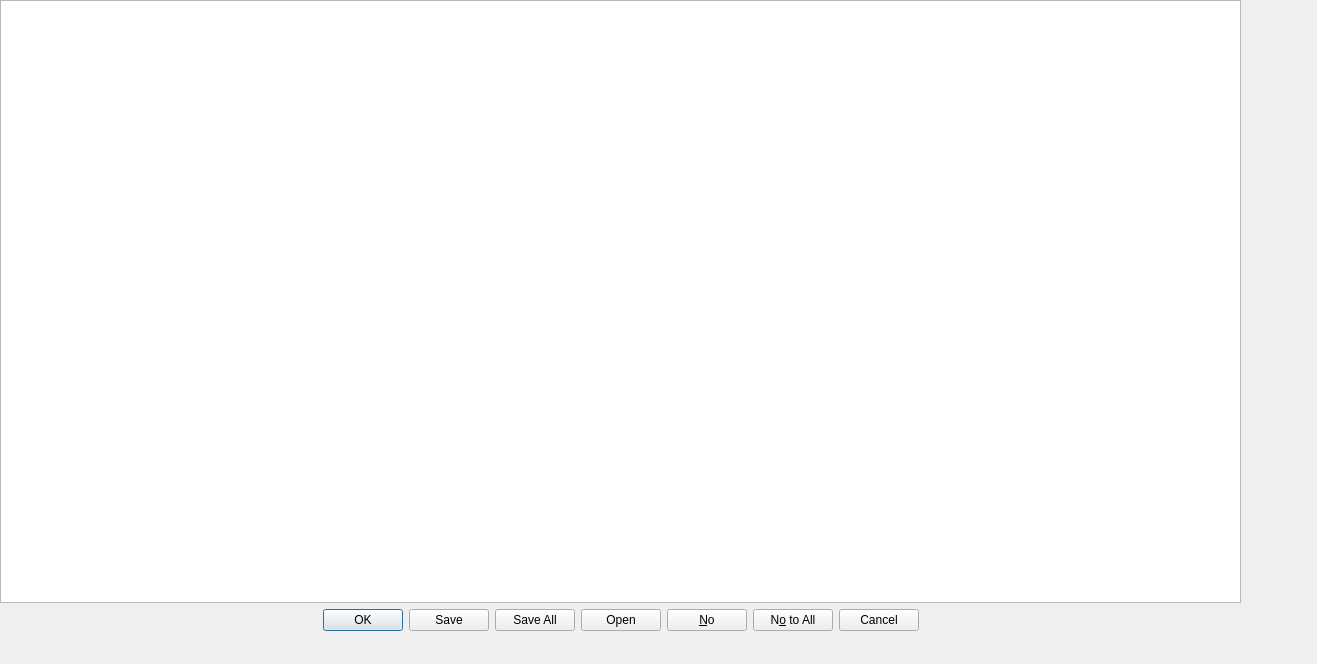
<?xml version="1.0" encoding="UTF-8"?>
<ui version="4.0">
 <class>infoDialog</class>
 <widget class="QDialog" name="infoDialog">
  <property name="geometry">
   <rect>
    <x>0</x>
    <y>0</y>
    <width>1317</width>
    <height>664</height>
   </rect>
  </property>
  <property name="windowTitle">
   <string>Dialog</string>
  </property>
  <widget class="QWidget" name="">
   <property name="geometry">
    <rect>
     <x>0</x>
     <y>0</y>
     <width>1241</width>
     <height>631</height>
    </rect>
   </property>
   <layout class="QVBoxLayout" name="verticalLayout">
    <item>
     <widget class="QTextEdit" name="textEdit"/>
    </item>
    <item>
     <widget class="QDialogButtonBox" name="buttonBox">
      <property name="orientation">
       <enum>Qt::Horizontal</enum>
      </property>
      <property name="standardButtons">
       <set>QDialogButtonBox::Cancel|QDialogButtonBox::No|QDialogButtonBox::NoToAll|QDialogButtonBox::Ok|QDialogButtonBox::Open|QDialogButtonBox::Save|QDialogButtonBox::SaveAll</set>
      </property>
      <property name="centerButtons">
       <bool>true</bool>
      </property>
     </widget>
    </item>
   </layout>
  </widget>
 </widget>
 <resources/>
 <connections>
  <connection>
   <sender>buttonBox</sender>
   <signal>rejected()</signal>
   <receiver>infoDialog</receiver>
   <slot>reject()</slot>
   <hints>
    <hint type="sourcelabel">
     <x>316</x>
     <y>260</y>
    </hint>
    <hint type="destinationlabel">
     <x>286</x>
     <y>274</y>
    </hint>
   </hints>
  </connection>
  <connection>
   <sender>buttonBox</sender>
   <signal>accepted()</signal>
   <receiver>infoDialog</receiver>
   <slot>accept()</slot>
   <hints>
    <hint type="sourcelabel">
     <x>248</x>
     <y>254</y>
    </hint>
    <hint type="destinationlabel">
     <x>157</x>
     <y>274</y>
    </hint>
   </hints>
  </connection>
 </connections>
</ui>
